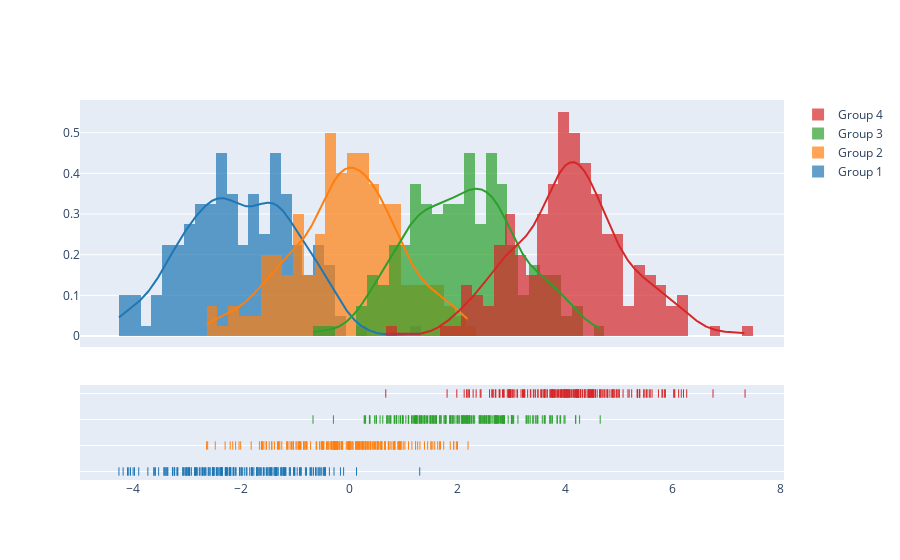

Notebook cell for this chart:
### Code cell
import plotly.figure_factory as ff

# Add histogram data
x1 = np.random.randn(200) - 2
x2 = np.random.randn(200)
x3 = np.random.randn(200) + 2
x4 = np.random.randn(200) + 4

# Group data together
hist_data = [x1, x2, x3, x4]

group_labels = ['Group 1', 'Group 2', 'Group 3', 'Group 4']

# Create distplot with custom bin_size
fig = ff.create_distplot(hist_data, group_labels, bin_size=.2)
fig.show()

### Figure 1 — Plotly figure (JSON) as saved in the notebook; plotly's stock layout.template omitted (floating-point values rounded to 4 significant figures; data arrays with more than 128 entries replaced by an {"elided": "..."} marker saying what was removed)
{"data": [{"autobinx": false, "histnorm": "probability density", "legendgroup": "Group 1", "marker": {"color": "rgb(31, 119, 180)"}, "name": "Group 1", "opacity": 0.7, "type": "histogram", "x": {"elided": "200 float values"}, "xaxis": "x", "xbins": {"end": 1.307, "size": 0.2, "start": -4.265}, "yaxis": "y"}, {"autobinx": false, "histnorm": "probability density", "legendgroup": "Group 2", "marker": {"color": "rgb(255, 127, 14)"}, "name": "Group 2", "opacity": 0.7, "type": "histogram", "x": {"elided": "200 float values"}, "xaxis": "x", "xbins": {"end": 2.203, "size": 0.2, "start": -2.641}, "yaxis": "y"}, {"autobinx": false, "histnorm": "probability density", "legendgroup": "Group 3", "marker": {"color": "rgb(44, 160, 44)"}, "name": "Group 3", "opacity": 0.7, "type": "histogram", "x": {"elided": "200 float values"}, "xaxis": "x", "xbins": {"end": 4.652, "size": 0.2, "start": -0.6695}, "yaxis": "y"}, {"autobinx": false, "histnorm": "probability density", "legendgroup": "Group 4", "marker": {"color": "rgb(214, 39, 40)"}, "name": "Group 4", "opacity": 0.7, "type": "histogram", "x": {"elided": "200 float values"}, "xaxis": "x", "xbins": {"end": 7.335, "size": 0.2, "start": 0.6783}, "yaxis": "y"}, {"legendgroup": "Group 1", "marker": {"color": "rgb(31, 119, 180)"}, "mode": "lines", "name": "Group 1", "showlegend": false, "type": "scatter", "x": {"elided": "500 float values"}, "xaxis": "x", "y": {"elided": "500 float values"}, "yaxis": "y"}, {"legendgroup": "Group 2", "marker": {"color": "rgb(255, 127, 14)"}, "mode": "lines", "name": "Group 2", "showlegend": false, "type": "scatter", "x": {"elided": "500 float values"}, "xaxis": "x", "y": {"elided": "500 float values"}, "yaxis": "y"}, {"legendgroup": "Group 3", "marker": {"color": "rgb(44, 160, 44)"}, "mode": "lines", "name": "Group 3", "showlegend": false, "type": "scatter", "x": {"elided": "500 float values"}, "xaxis": "x", "y": {"elided": "500 float values"}, "yaxis": "y"}, {"legendgroup": "Group 4", "marker": {"color": "rgb(214, 39, 40)"}, "mode": "lines", "name": "Group 4", "showlegend": false, "type": "scatter", "x": {"elided": "500 float values"}, "xaxis": "x", "y": {"elided": "500 float values"}, "yaxis": "y"}, {"legendgroup": "Group 1", "marker": {"color": "rgb(31, 119, 180)", "symbol": "line-ns-open"}, "mode": "markers", "name": "Group 1", "showlegend": false, "type": "scatter", "x": {"elided": "200 float values"}, "xaxis": "x", "y": {"elided": "200 str values"}, "yaxis": "y2"}, {"legendgroup": "Group 2", "marker": {"color": "rgb(255, 127, 14)", "symbol": "line-ns-open"}, "mode": "markers", "name": "Group 2", "showlegend": false, "type": "scatter", "x": {"elided": "200 float values"}, "xaxis": "x", "y": {"elided": "200 str values"}, "yaxis": "y2"}, {"legendgroup": "Group 3", "marker": {"color": "rgb(44, 160, 44)", "symbol": "line-ns-open"}, "mode": "markers", "name": "Group 3", "showlegend": false, "type": "scatter", "x": {"elided": "200 float values"}, "xaxis": "x", "y": {"elided": "200 str values"}, "yaxis": "y2"}, {"legendgroup": "Group 4", "marker": {"color": "rgb(214, 39, 40)", "symbol": "line-ns-open"}, "mode": "markers", "name": "Group 4", "showlegend": false, "type": "scatter", "x": {"elided": "200 float values"}, "xaxis": "x", "y": {"elided": "200 str values"}, "yaxis": "y2"}], "layout": {"barmode": "overlay", "hovermode": "closest", "legend": {"traceorder": "reversed"}, "xaxis": {"anchor": "y2", "domain": [0.0, 1.0], "zeroline": false}, "yaxis": {"anchor": "free", "domain": [0.35, 1], "position": 0.0}, "yaxis2": {"anchor": "x", "domain": [0, 0.25], "dtick": 1, "showticklabels": false}}}
